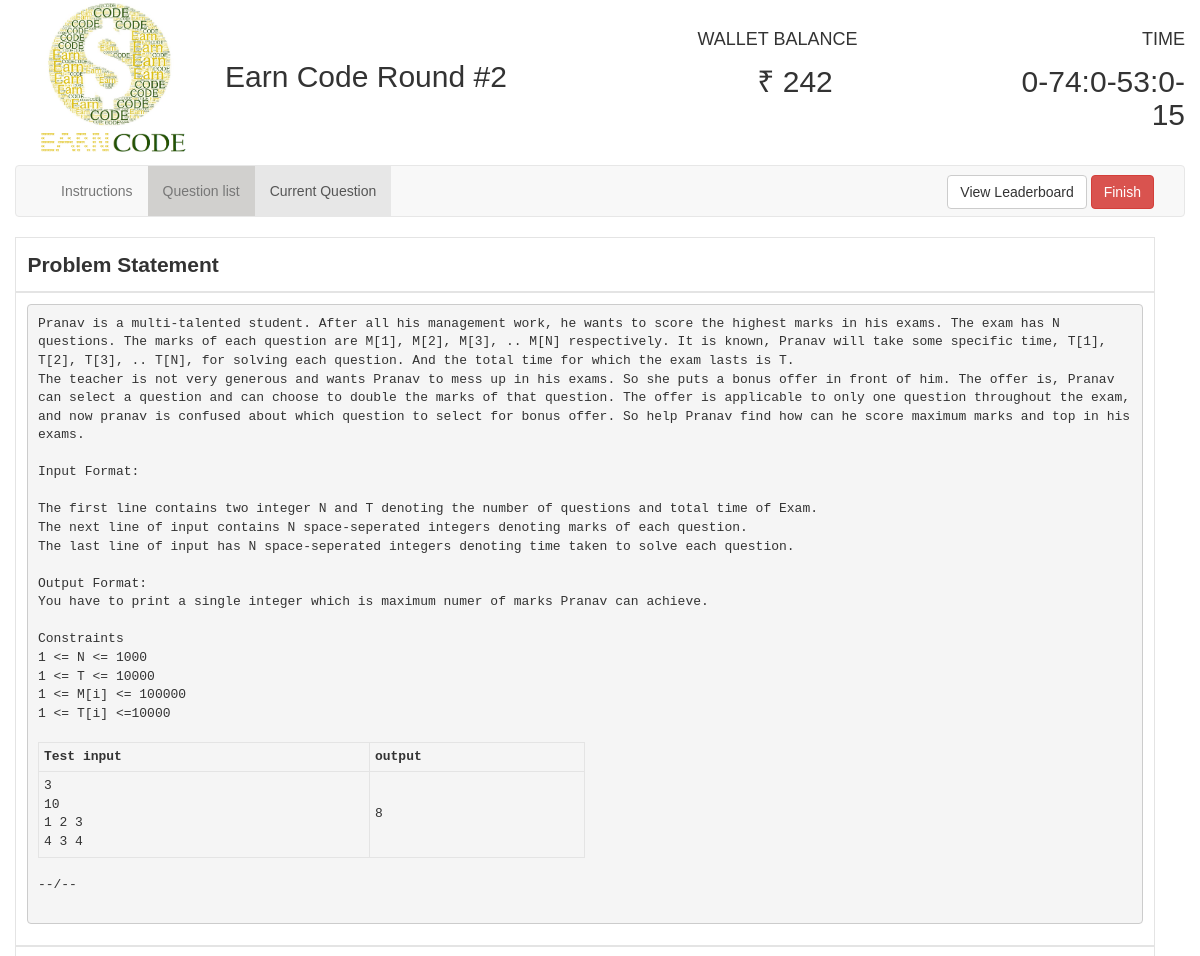
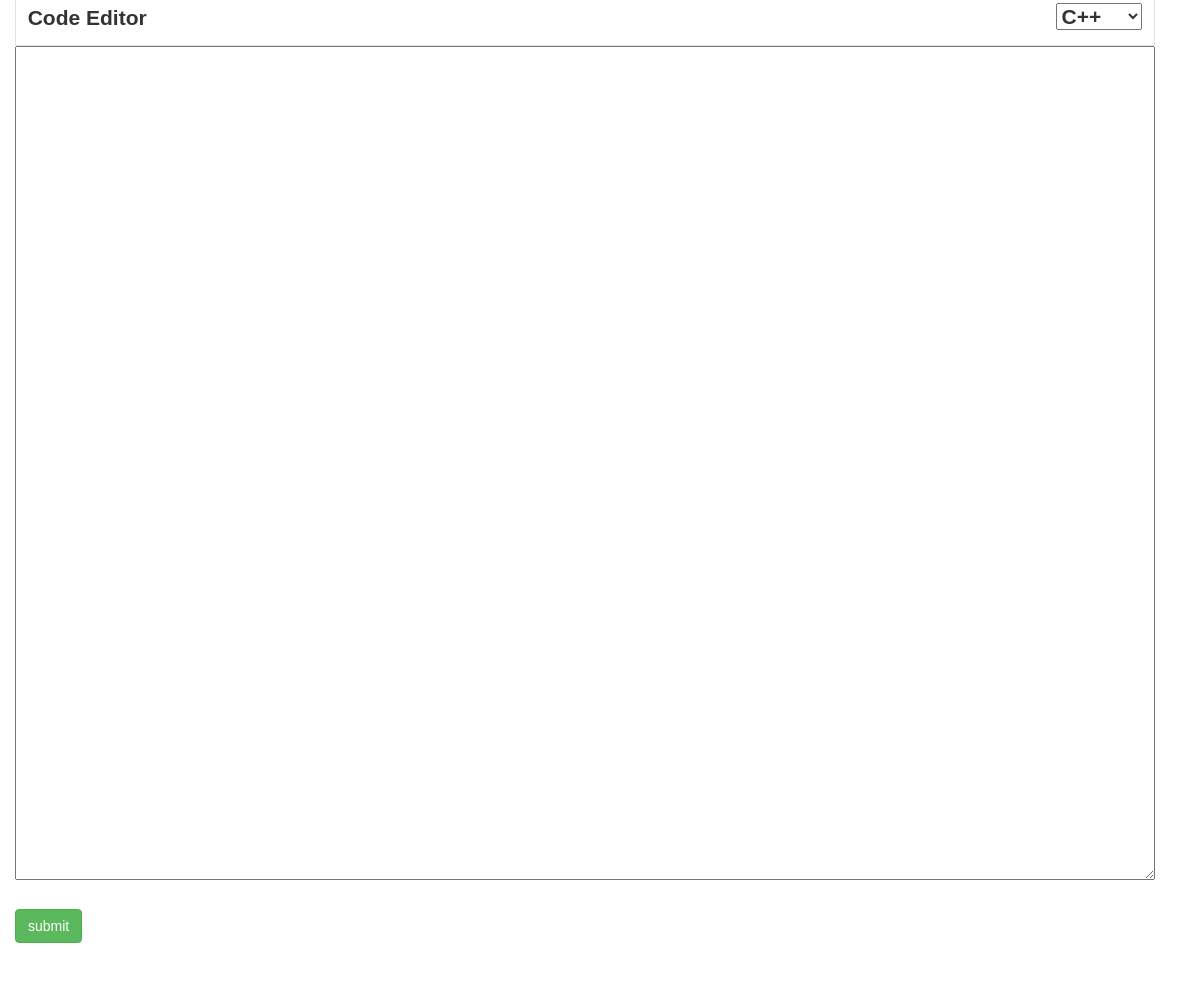
Screenshot of /comp/59/14/ with the database file from the repository (2 pictures, top to bottom).
### round2/models.py (models this page shows, shortened)
class Question(models.Model):
    question = models.TextField(max_length=4000)
    question_title = models.CharField(max_length=2000)
    input = models.CharField(default=0, max_length=15000)
    correct_op = models.CharField(default=0, max_length=10000)
    explanation = models.TextField(max_length=7000)
    test_input = models.TextField(max_length=100000)
    test_output = models.TextField(max_length=10000)
    cost = models.IntegerField()
    user = models.ManyToManyField(User, null=True, through="Score")
    type = models.CharField(default="Easy", max_length=10)

class Score(models.Model):
    user_f = models.ForeignKey(User, on_delete=models.CASCADE)
    question_f = models.ForeignKey(Question, on_delete=models.CASCADE)
    score = models.IntegerField(default=0)
    language_preferred = models.CharField(default='c', max_length=500)

### round2/views.py (the view)
# urls.py: url(r'^(?P<user_id>[0-9]+)/(?P<question_id>[0-9]+)/$', views.question_details, name='question_details'),
def question_details(request, user_id, question_id):
    selected_question = Question.objects.get(pk=question_id)
    current_user = User.objects.get(pk=user_id)
    try:
        score_object = Score.objects.get(user_f=current_user, question_f=selected_question)
        language = score_object.language_preferred
    except:
        language = 'c'
    file_extension = 'c'
    if language == 'cpp':
        file_extension = 'cpp'
    elif language == 'cpp14':
        file_extension = 'cpp'
    input_file = str(question_id) + '_' + str(user_id)
    bought = False
    if current_user in selected_question.user.all():
        bought = True
    jsonDec = json.decoder.JSONDecoder()
    current_user.save()
    if os.path.isfile(input_file + '.' + file_extension):
        f = open(input_file + '.' + file_extension, 'r')
        f.flush()
        previous_code = f.read()
        f.close()
    else:
        previous_code = ""
    return render(request, 'round2/question_details.html',
                  {'pegs_id': int("3"), 'bought': bought, 'selected_question': selected_question,
                   'question_id': selected_question.pk,
                   'user_id': user_id, 'submitted_code': previous_code,
                   'remaining_time': current_user.end_time - time.time(),
                   'money': current_user.money, 'language': language})

### round2/templates/round2/question_details.html (shortened to what this page needs)
<!DOCTYPE html>
<html>
{% load staticfiles %}
<head xmlns:position="http://www.w3.org/1999/xhtml">
    <link href="{% static '/css/font.css' %}" rel="stylesheet">
    <link rel="stylesheet"
          href="{% static '/css/jquery-ui.min.css' %}">
    <link rel="stylesheet" href="{% static '/css/bootstrap.min.css' %}">
</head>
<body>
<div class="container-fluid">
    <div class="container">
        <div class="row">
            <div class="col-md-2">
                <img alt="EarnCode"
                     src="{% static '/round2/images/ea.png' %}" width="100%">
            </div>
            <div class="col-md-4">
                <h2 style="margin-top: 60px;">Earn Code Round #2</h2>
            </div>
            <div class="col-md-2 col-md-offset-1">
                <div class="row"><h4 style="margin-top: 30px; margin-bottom: -5px;">WALLET BALANCE</h4></div>
                <div class="row text-center"><h2><span id="">&#8377; {{ money }}</span></h2></div>
            </div>
            <div class="col-md-2 col-md-offset-1 text-right">
                <div class="row"><h4 style="margin-top: 30px; margin-bottom: -5px;">TIME</h4></div>
                <div class="row"><h2><span id="time1">time</span></h2></div>
            </div>
        </div>
    </div>
    <nav class="navbar navbar-default">
        <div class="container-fluid">
            <div class="collapse navbar-collapse" id="bs-example-navbar-collapse-1">
                <ul class="nav navbar-nav">
                    <li id="instruction_tab"><a onclick="showInstructions();">Instructions</a></li>
                    <li><a href= {% url 'round2:question' user_id %}>Question list</a>
                    <li class="active" id="question_tab"><a onclick="showCurrentQuestion()">Current Question</a>
                    </li>
                </ul>
                <form action="{% url 'round2:leaderboard' user_id %}" method="post" class="navbar-form navbar-right"
                      style="margin-bottom: -8px;margin-top: 1px;">
                    <button type="submit" class="btn btn-default navbar-btn" id="leader" name="leader">View
                        Leaderboard
                    </button>
                    <button type="button" class="btn btn-default navbar-btn btn-danger" onclick="prompt_user()">
                        Finish
                    </button>
                </form>
            </div>
        </div>
    </nav>
    <div class="container" id="question_view">
        <div id="problem_title" class="row" style="margin-bottom: 0px; font-weight: bold;font-size:150%; ">Problem
            Statement
        </div>
        <div id="question" class="row" style="font-size:140%; width: 100%; word-wrap: break-word">
        <pre style="white-space: pre-wrap; word-break: keep-all;">{{ selected_question.question }}
        <table style="width:50%">
          <tr>
            <th>Test input</th>
            <th>output</th>
          </tr>
          <tr>
            <td rowspan="2">{{ selected_question.test_input }}</td>
            <td rowspan="2">{{ selected_question.test_output }}</td>
          </tr>
        </table><br>{{ selected_question.explanation }}
        </pre>
        </div>
        <div class="row">
            {% if bought %}
                <form action="{% url 'round2:handle_answer' user_id selected_question.pk %}" method="post">
                    <div id="code_editor" name="code_editor"
                         style="margin-bottom: 0px; font-weight: bold; font-size:150%;">
                        Code
                        Editor
                         <select name= "language" id = "language" style="float: right" >
                             {%  if language == 'c' %}
                                 <option value="c" selected ="selected">C</option>
                                 <option value="cpp" >C++</option>
                                 <option value="cpp14" >C++14</option>
                              {% elif language == "cpp" %}
                                 <option value="cpp" selected ="selected">C++</option>
                              {% elif language == 'cpp14' %}
                                 <option value="c" >C</option>
                                 <option value="cpp">C++</option>
                                 <option value="cpp14" selected ="selected">C++14</option>
                              {%  endif %}
                         </select>
                        <br>
                    </div>
                    <textarea id="text_area" name="text_area" rows="30"
                              style="font-size:135%;">{{ submitted_code }}</textarea>
                    <br>
                    <input class="btn btn-success" type="submit" name="submit" value="submit" id="submit_code">
                </form>
            {% endif %}
            <br>
            <div class="row">
                {% if not bought %}
                    <div class="col-md-2 col-md-offset-5">
                        <input class="btn" type="submit" name="buy" value="buy" id="buy" onclick="buy_question()">
                    </div>
                    <div class="col-md-2">
                        <button class="btn btn-danger" onclick="prompt_user()">Finish</button>
                    </div>
                {% else %}
                    <div class="col-md-1">
                    </div>
                {% endif %}
            </div>
        </div>
    </div>
</div>
</body>
{% load static %}
<link rel="stylesheet" href="{% static 'codemirror.css' %}">
</html>

### rows the page displays
Question: question "Pranav is a multi-talented student. After all his management work, he wants to score the highest marks in his exams. The exam has N questions. The marks of each question are M[1], M[2], M[3], .. M[N] respectively. It is known, Pranav will take some specific time, T[1], T[2], T[3], .. T[N], for solving each question. And the total time for which the exam lasts is T. The teacher is not very generous and wants Pranav to mess up in his exams. So she puts a bonus offer in front of him. The offer is, Pranav can select a question and can choose to double the marks of that question. The offer is applicable to only one question throughout the exam, and now pranav is confused about which question to…", test_input "3 10 1 2 3 4 3 4", test_output "8", explanation "--/--"
Score: language "C++"

### other values shown
{{ money }} "242"
